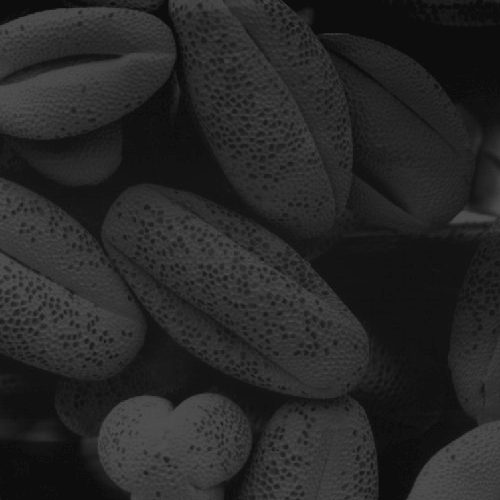
#> input picture Q-4/shells.tif, 500 x 500 px
$ jupyter execute Q-4.ipynb
#> lines starting #> are read from the running program, lines starting #| are printed output that depends on the picture
[cell 1]
import cv2 as cv
import matplotlib.pyplot as plt
import numpy as np

im = cv.imread('shells.tif', cv.IMREAD_GRAYSCALE)
#> im is the input picture: shape (500, 500); min 13, max 83, mean 38.7

im_equalized = cv.equalizeHist(im)
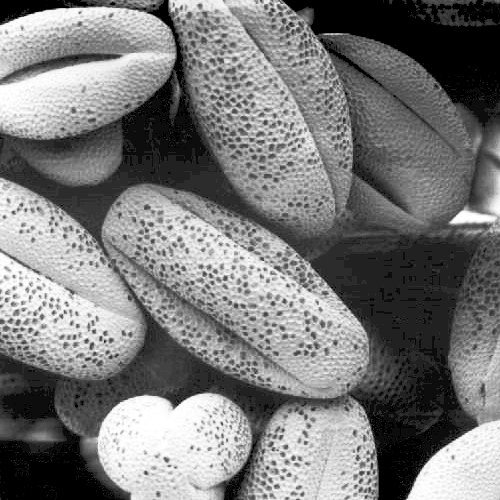
#> im_equalized: shape (500, 500); min 0, max 255, mean 121.5

plt.figure(figsize=(10, 5))
plt.subplot(1, 2, 1)
plt.title('Original Histogram')
plt.hist(im.flatten(), bins=256, range=[0, 256])

plt.subplot(1, 2, 2)
plt.title('Equalized Histogram')
plt.hist(im_equalized.flatten(), bins=256, range=[0, 256])

plt.figure(figsize=(10, 5))
plt.subplot(1, 2, 1)
plt.imshow(im, cmap='gray')
plt.title('Original Image')
plt.axis('off')

plt.subplot(1, 2, 2)
plt.imshow(im_equalized, cmap='gray')
plt.title('Equalized Image')
plt.axis('off')

plt.show()
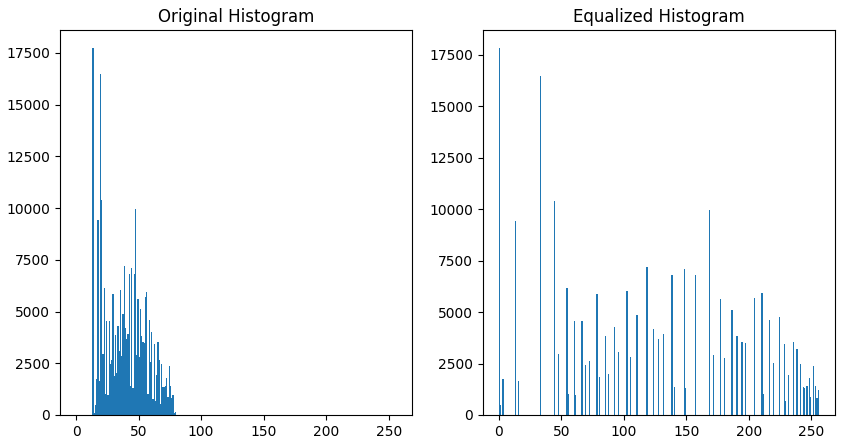
#> figure drawn by matplotlib, 2 panels; panel 1: tallest bar 17718 high, from x = 13 to 14; panel 2: tallest bar 17814 high, from x = 0 to 1
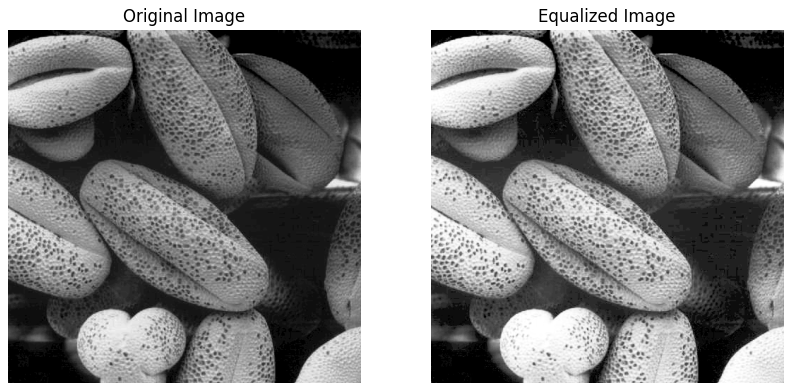
#> figure drawn by matplotlib, 2 panels
